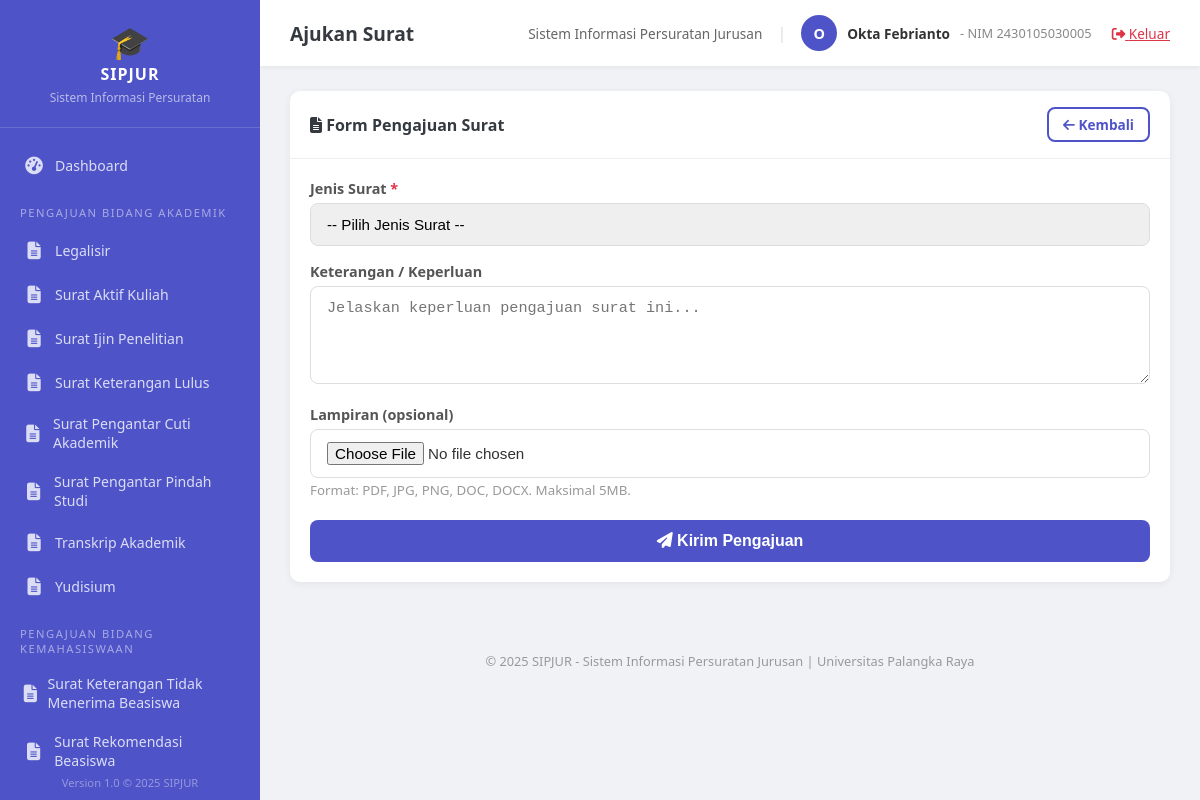
The page /index.php?page=ajukan_surat (signed in) on the database its author committed.
### tables this page shows
CREATE TABLE jenis_surat (
    id INT AUTO_INCREMENT PRIMARY KEY,
    nama VARCHAR(150) NOT NULL,
    kategori ENUM('akademik', 'kemahasiswaan', 'umum_keuangan', 'perpustakaan') NOT NULL,
    deskripsi TEXT,
    persyaratan TEXT,
    is_active TINYINT(1) DEFAULT 1,
    created_at TIMESTAMP DEFAULT CURRENT_TIMESTAMP
);

### controllers/SuratController.php (called while the page is built, shortened)
<?php
require_once __DIR__ . '/../config/database.php';
require_once __DIR__ . '/../models/JenisSurat.php';
class SuratController {
    private $jenisSurat;
    public function __construct() {
        $database = new Database();
        $this->db = $database->getConnection();
        $this->jenisSurat = new JenisSurat($this->db);
    }
    public function ajukanSurat() {
        $allJenisSurat = $this->jenisSurat->getAll();
        require_once __DIR__ . '/../views/mahasiswa/ajukan_surat.php';
    }
}

### models/JenisSurat.php (called while the page is built, shortened)
<?php
class JenisSurat {
    private $conn;
    private $table = 'jenis_surat';
    public function __construct($db) {
        $this->conn = $db;
    }
    public function getAll() {
        $query = "SELECT * FROM {$this->table} WHERE is_active = 1 ORDER BY kategori, nama";
        $stmt = $this->conn->prepare($query);
        $stmt->execute();
        return $stmt->fetchAll();
    }
    public function getAllGrouped() {
        $all = $this->getAll();
        $grouped = [];
        foreach ($all as $surat) {
            $grouped[$surat['kategori']][] = $surat;
        }
        return $grouped;
    }
}

### config/database.php (called while the page is built, shortened)
<?php
class Database {
    private $host = 'localhost';
    private $db_name = 'sipjur_db';
    private $username = 'root';
    private $password = '';
    public function getConnection() {
        $this->conn = null;
        try {
            $this->conn = new PDO(
                "mysql:host={$this->host};dbname={$this->db_name};charset=utf8mb4",
                $this->username,
                $this->password,
                [
                    PDO::ATTR_ERRMODE => PDO::ERRMODE_EXCEPTION,
                    PDO::ATTR_DEFAULT_FETCH_MODE => PDO::FETCH_ASSOC,
                    PDO::ATTR_EMULATE_PREPARES => false
                ]
            );
        } catch (PDOException $e) {
            die("Koneksi Database Gagal: " . $e->getMessage());
        }
        return $this->conn;
    }
}

### views/mahasiswa/ajukan_surat.php (the view, shortened to what this page needs)
<?php $pageTitle = 'Ajukan Surat'; require_once __DIR__ . '/../layouts/header.php'; ?>
<div class="card">
    <div class="card-header">
        <h3><i class="fas fa-file-alt"></i> Form Pengajuan Surat
        </h3>
        <a href="index.php?page=mahasiswa_dashboard" class="btn btn-outline btn-sm">
            <i class="fas fa-arrow-left"></i> Kembali
        </a>
    </div>
    <div class="card-body">
        <form id="ajukanForm" method="POST" action="index.php?page=proses_ajukan" enctype="multipart/form-data">
            <div class="form-group">
                <label>Jenis Surat <span class="text-danger">*</span></label>
                <select class="form-control" id="jenis_surat_id" name="jenis_surat_id" required>
                    <option value="">-- Pilih Jenis Surat --</option>
                </select>
            </div>
            <div class="form-group">
                <label>Keterangan / Keperluan</label>
                <textarea class="form-control" name="keterangan" rows="4"
                          placeholder="Jelaskan keperluan pengajuan surat ini..."><?= htmlspecialchars($keterangan ?? '') ?></textarea>
            </div>
            <div class="form-group">
                <label>Lampiran (opsional)</label>
                <input type="file" class="form-control" id="file_lampiran" name="file_lampiran"
                       accept=".pdf,.jpg,.jpeg,.png,.doc,.docx">
                <small class="text-muted">Format: PDF, JPG, PNG, DOC, DOCX. Maksimal 5MB.</small>
            </div>
            <div style="margin-top:20px;">
                <button type="submit" class="btn btn-primary">
                    <i class="fas fa-paper-plane"></i> Kirim Pengajuan
                </button>
            </div>
        </form>
    </div>
</div>
<?php require_once __DIR__ . '/../layouts/footer.php'; ?>

### views/layouts/header.php (shortened to what this page needs)
<!DOCTYPE html>
<html lang="id">
<head>
    <link rel="stylesheet" href="css/style.css">
    <link rel="stylesheet" href="https://cdnjs.cloudflare.com/ajax/libs/font-awesome/6.4.0/css/all.min.css">
</head>
<body>
<div class="app-container">
    <aside class="sidebar" id="sidebar">
        <div class="sidebar-header">
            <div style="font-size:2rem;">🎓</div>
            <h3>SIPJUR</h3>
            <small style="color:rgba(255,255,255,0.6); font-size:0.75rem;">Sistem Informasi Persuratan</small>
        </div>
        <nav class="sidebar-menu">
            <?php if ($_SESSION['role'] === 'mahasiswa'): ?>
                <a href="index.php?page=mahasiswa_dashboard" class="<?= ($page ?? '') === 'mahasiswa_dashboard' ? 'active' : '' ?>">
                    <span class="icon"><i class="fas fa-tachometer-alt"></i></span> Dashboard
                </a>
                <div class="menu-category">Pengajuan Bidang Akademik</div>
                <?php
                $db_temp = (new Database())->getConnection();
                $js_temp = new JenisSurat($db_temp);
                $grouped = $js_temp->getAllGrouped();
                $kategori_labels = [
                    'akademik' => 'Pengajuan Bidang Akademik',
                    'kemahasiswaan' => 'Pengajuan Bidang Kemahasiswaan',
                    'umum_keuangan' => 'Pengajuan Bidang Umum & Keuangan',
                    'perpustakaan' => 'Pengajuan Bidang Perpustakaan'
                ];
                $first = true;
                foreach ($grouped as $kat => $items):
                    if (!$first): ?>
                        <div class="menu-category"><?= $kategori_labels[$kat] ?? ucfirst($kat) ?></div>
                    <?php endif;
                    $first = false;
                    foreach ($items as $js): ?>
                        <a href="index.php?page=ajukan_surat&jenis=<?= $js['id'] ?>">
                            <span class="icon"><i class="fas fa-file-alt"></i></span> <?= htmlspecialchars($js['nama']) ?>
                        </a>
                    <?php endforeach;
                endforeach; ?>
            <?php endif; ?>
        </nav>
        <div class="copyright" style="color:rgba(255,255,255,0.4); position:absolute; bottom:0; width:100%; font-size:0.7rem; padding:10px;">
            Version 1.0 &copy; 2025 SIPJUR
        </div>
    </aside>
    <main class="main-content">
        <header class="topbar">
            <div style="display:flex; align-items:center; gap:15px;">
                <span class="page-title"><?= $pageTitle ?? 'Dashboard' ?></span>
            </div>
            <div class="user-info">
                <span style="font-size:0.85rem; color:#666;">Sistem Informasi Persuratan Jurusan</span>
                <span style="margin:0 5px; color:#ddd;">|</span>
                <div class="avatar"><?= strtoupper(substr($_SESSION['nama'] ?? 'U', 0, 1)) ?></div>
                <span style="font-size:0.85rem; font-weight:600;"><?= htmlspecialchars($_SESSION['nama'] ?? '') ?></span>
                <?php if ($_SESSION['role'] === 'mahasiswa'): ?>
                    <span style="font-size:0.8rem; color:#888;">- NIM <?= htmlspecialchars($_SESSION['nim_nip'] ?? '') ?></span>
                <?php endif; ?>
                <a href="index.php?page=logout" style="color:var(--danger); margin-left:10px; font-size:0.85rem;" title="Logout">
                    <i class="fas fa-sign-out-alt"></i> Keluar
                </a>
            </div>
        </header>
        <div class="content-area alert-container">

### public/css/style.css (style rules this page uses)
:root { --primary: #4e54c8; --primary-dark: #3a3f9e; --primary-light: #8f94fb; --success: #28a745; --danger: #dc3545; --warning: #ffc107; --info: #17a2b8; --dark: #343a40; --light: #f8f9fa; --sidebar-width: 260px; }
* { margin: 0; padding: 0; box-sizing: border-box; }
body { font-family: 'Segoe UI', Tahoma, Geneva, Verdana, sans-serif; background: #f0f2f5; color: #333; }
.form-group { margin-bottom: 16px; text-align: left; }
.form-group label { display: block; margin-bottom: 5px; font-weight: 600; font-size: 0.9rem; color: #555; }
.form-control { width: 100%; padding: 12px 16px; border: 1px solid #ddd; border-radius: 8px; font-size: 0.95rem; transition: border-color 0.3s; outline: none; }
.btn { display: inline-block; padding: 12px 24px; border: none; border-radius: 8px; font-size: 1rem; font-weight: 600; cursor: pointer; transition: all 0.3s; text-decoration: none; text-align: center; }
.btn-primary { background: var(--primary); color: #fff; width: 100%; }
.btn-sm { padding: 6px 14px; font-size: 0.85rem; }
.btn-outline { background: transparent; border: 2px solid var(--primary); color: var(--primary); }
.app-container { display: flex; min-height: 100vh; }
.sidebar { width: var(--sidebar-width); background: var(--primary); color: #fff; position: fixed; height: 100vh; overflow-y: auto; z-index: 100; transition: all 0.3s; }
.sidebar-header { padding: 20px; text-align: center; border-bottom: 1px solid rgba(255,255,255,0.15); }
.sidebar-header h3 { font-size: 1rem; letter-spacing: 1px; }
.sidebar-menu { padding: 15px 0; }
.sidebar-menu .menu-category { padding: 8px 20px; font-size: 0.7rem; text-transform: uppercase; letter-spacing: 1.5px; color: rgba(255,255,255,0.5); margin-top: 10px; }
.sidebar-menu a { display: flex; align-items: center; padding: 10px 20px; color: rgba(255,255,255,0.8); text-decoration: none; font-size: 0.88rem; transition: all 0.3s; border-left: 3px solid transparent; }
.sidebar-menu a .icon { margin-right: 10px; font-size: 1.1rem; width: 22px; text-align: center; }
.main-content { margin-left: var(--sidebar-width); flex: 1; min-height: 100vh; }
.topbar { background: #fff; padding: 15px 30px; display: flex; justify-content: space-between; align-items: center; box-shadow: 0 2px 4px rgba(0,0,0,0.05); position: sticky; top: 0; z-index: 50; }
.topbar .page-title { font-size: 1.2rem; font-weight: 600; color: var(--dark); }
.topbar .user-info { display: flex; align-items: center; gap: 10px; }
.topbar .user-info .avatar { width: 36px; height: 36px; border-radius: 50%; background: var(--primary); color: #fff; display: flex; align-items: center; justify-content: center; font-weight: 700; font-size: 0.9rem; }
.content-area { padding: 25px 30px; }
.card { background: #fff; border-radius: 10px; box-shadow: 0 2px 8px rgba(0,0,0,0.06); margin-bottom: 25px; overflow: hidden; }
.card-header { padding: 16px 20px; border-bottom: 1px solid #eee; display: flex; justify-content: space-between; align-items: center; }
.card-header h3 { font-size: 1rem; color: var(--dark); }
.card-body { padding: 20px; }
select.form-control { appearance: none; }
textarea.form-control { resize: vertical; min-height: 80px; }
a { color: var(--primary); }
.text-muted { color: #999; }
.text-danger { color: var(--danger); }
.copyright { text-align: center; padding: 20px; color: #999; font-size: 0.8rem; }

### rows shown on the page
jenis_surat: nama "Legalisir"
jenis_surat: nama "Surat Aktif Kuliah"
jenis_surat: nama "Surat Ijin Penelitian"
jenis_surat: nama "Surat Keterangan Lulus"
jenis_surat: nama "Surat Pengantar Cuti Akademik"
jenis_surat: nama "Surat Pengantar Pindah Studi"
jenis_surat: nama "Transkrip Akademik"
jenis_surat: nama "Yudisium"
jenis_surat: nama "Surat Keterangan Tidak Menerima Beasiswa"
jenis_surat: nama "Surat Rekomendasi Beasiswa"

### other values the page prints
$kategori_labels[$kat] "PENGAJUAN BIDANG KEMAHASISWAAN"
$pageTitle "Ajukan Surat"
substr($_SESSION['nama'] ?? 'U', 0, 1) "O"
$_SESSION['nama'] "Okta Febrianto"
$_SESSION['nim_nip'] "2430105030005"
